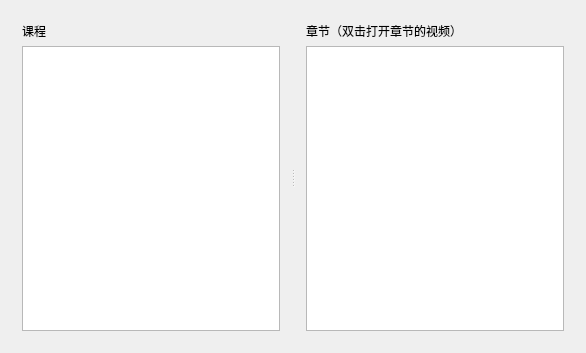
<?xml version="1.0" encoding="UTF-8"?>
<ui version="4.0">
 <class>MainWidget</class>
 <widget class="QWidget" name="MainWidget">
  <property name="geometry">
   <rect>
    <x>0</x>
    <y>0</y>
    <width>586</width>
    <height>353</height>
   </rect>
  </property>
  <property name="windowTitle">
   <string/>
  </property>
  <layout class="QGridLayout" name="gridLayout">
   <item row="0" column="0">
    <widget class="QSplitter" name="splitter">
     <property name="orientation">
      <enum>Qt::Horizontal</enum>
     </property>
     <widget class="QWidget" name="">
      <layout class="QVBoxLayout" name="verticalLayout">
       <item>
        <widget class="QLabel" name="label">
         <property name="text">
          <string>课程</string>
         </property>
        </widget>
       </item>
       <item>
        <widget class="QListWidget" name="courseListWidget"/>
       </item>
      </layout>
     </widget>
     <widget class="QWidget" name="layoutWidget">
      <layout class="QVBoxLayout" name="verticalLayout_2">
       <item>
        <widget class="QLabel" name="label_2">
         <property name="text">
          <string>章节（双击打开章节的视频）</string>
         </property>
        </widget>
       </item>
       <item>
        <widget class="QListWidget" name="chapterListWidget">
         <property name="iconSize">
          <size>
           <width>32</width>
           <height>32</height>
          </size>
         </property>
        </widget>
       </item>
      </layout>
     </widget>
    </widget>
   </item>
  </layout>
 </widget>
 <layoutdefault spacing="6" margin="11"/>
 <resources/>
 <connections/>
</ui>
